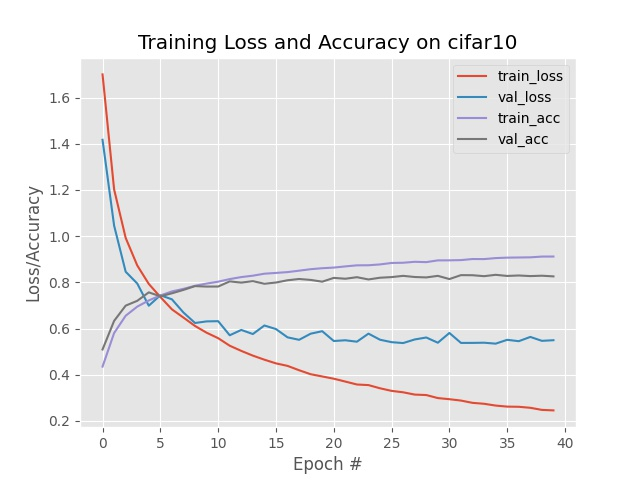
#> input picture cifar10_minivggnet_with_bn.jpg, 640 x 480 px
$ python convolutions.py --image cifar10_minivggnet_with_bn.jpg
#> lines starting #> are read from the running program, lines starting #| are printed output that depends on the picture
from skimage.exposure import rescale_intensity
import numpy as np
import argparse
import cv2

def convolve(image, K):
    (iH, iW) = image.shape[:2]
    (kH, kW) = K.shape[:2]

    pad = (kW - 1)//2
    image = cv2.copyMakeBorder(image, pad, pad, pad, pad, cv2.BORDER_REPLICATE)
    output = np.zeros((iH, iW), dtype="float")

    for y in np.arange(pad, iH + pad):
        for x in np.arange(pad, iW + pad):
            roi = image[y - pad : y + pad + 1, x - pad : x + pad + 1]      # roi: region of interest
            k = (roi * K).sum()
            output[y - pad, x - pad] = k

    output = rescale_intensity(output, in_range=(0, 255))
    output = (output * 255).astype("uint8")
    return output

ap = argparse.ArgumentParser()
ap.add_argument("-i", "--image", required=True, help="path to input image")
args = vars(ap.parse_args())

smallBlur = np.ones((7, 7), dtype="float") * (1.0 / 7 * 7)
largeBlur = np.ones((21, 21), dtype="float") * (1.0 / 21*21)

sharpen = np.array(([0, -1, 0],
                    [-1, 5, -1],
                    [0, -1, 0]), dtype="int")

laplacian = np.array(([0, 1, 0],
                      [1, -4, 1],
                      [0, 1, 0]), dtype="int")

sobelX = np.array(([-1, 0, 1],
                   [-2, 0, 2],
                   [-1, 0, 1]), dtype="int")

sobelY = np.array(([-1, -2, -1],
                   [0, 0, 0],
                   [1, 2, 1]) , dtype="int")

emboss = np.array(([-2, -1, 0],
                   [-1, 1, 1],
                   [0, 1, 2]), dtype="int")


kernelBank = (("small_blur", smallBlur),
              ("large_blur", largeBlur),
              ("sharpen", sharpen),
              ("laplacian", laplacian),
              ("sobel_x", sobelX),
              ("sobel_y", sobelY),
              ("emboss", emboss))

image = cv2.imread(args["image"])
#> image is the input picture: shape (480, 640, 3); mean B, G, R 236.2, 235.8, 236.2
gray = cv2.cvtColor(image, cv2.COLOR_BGR2GRAY)

for (kernelName, K) in kernelBank:
    print("[INFO] applying {} kernel".format(kernelName))
    convolveOutput = convolve(gray, K)
    opencvOutput = cv2.filter2D(gray, -1, K)
    cv2.imshow("Original", gray)
    cv2.imshow("{} - convolve".format(kernelName), convolveOutput)
    cv2.imshow("{} - opencv".format(kernelName), opencvOutput)
    cv2.waitKey(0)
    cv2.destroyAllWindows()
#> this loop made 7 passes
#> pass 1, in convolve, `image = cv2.copyMakeBorder(image, pad, pad, pad, pad, cv2.BORDER_REPLI..`:
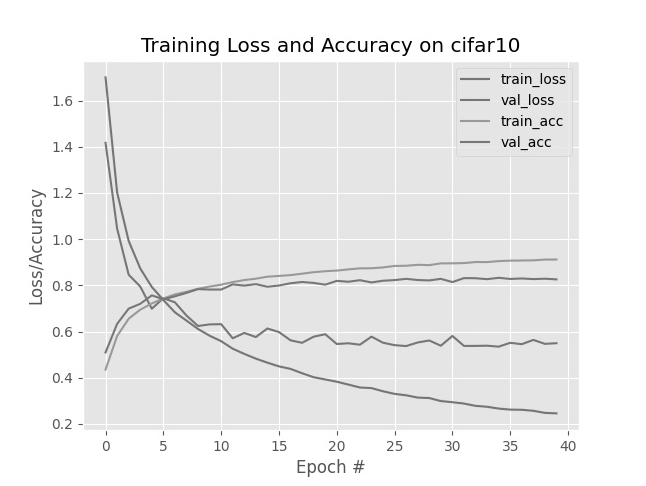
#> image: shape (486, 646); min 0, max 255, mean 236.4
#> pass 2, in convolve (call 2), `image = cv2.copyMakeBorder(image, pad, pad, pad, pad, cv2.BORDER_REPLI..`:
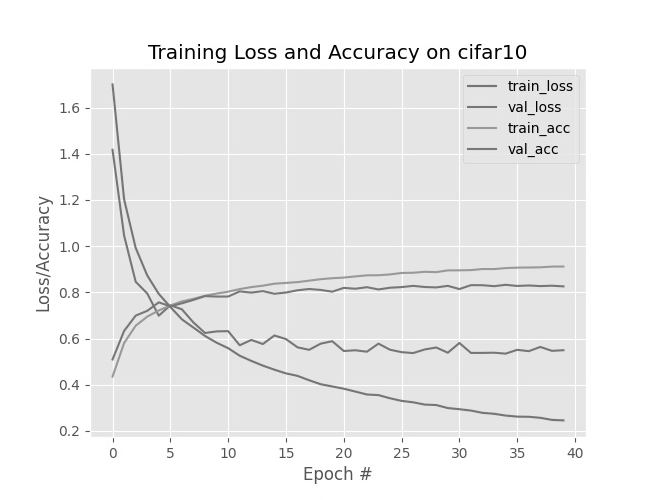
#> image: shape (500, 660); min 0, max 255, mean 237.3
#> pass 3, in convolve (call 3), `image = cv2.copyMakeBorder(image, pad, pad, pad, pad, cv2.BORDER_REPLI..`:
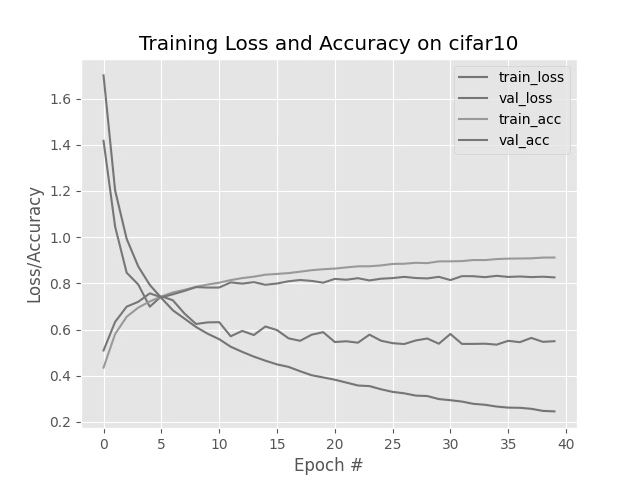
#> image: shape (482, 642); min 0, max 255, mean 236.1
